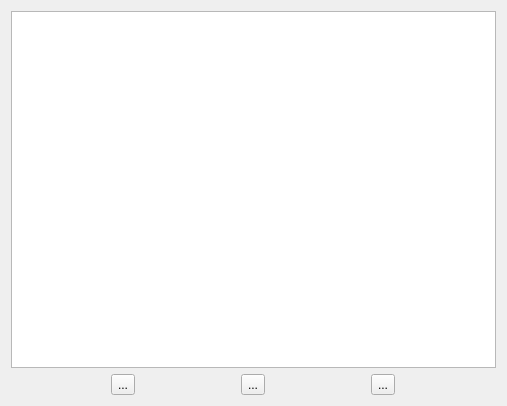
<?xml version="1.0" encoding="UTF-8"?>
<ui version="4.0">
 <class>Form</class>
 <widget class="QWidget" name="Form">
  <property name="geometry">
   <rect>
    <x>0</x>
    <y>0</y>
    <width>507</width>
    <height>406</height>
   </rect>
  </property>
  <property name="windowTitle">
   <string>Study Film</string>
  </property>
  <layout class="QVBoxLayout" name="verticalLayout">
   <property name="spacing">
    <number>6</number>
   </property>
   <item>
    <layout class="QHBoxLayout" name="horizontalLayout">
     <item>
      <widget class="QListWidget" name="listWidget">
       <property name="isWrapping" stdset="0">
        <bool>false</bool>
       </property>
       <property name="resizeMode">
        <enum>QListView::Fixed</enum>
       </property>
       <property name="layoutMode">
        <enum>QListView::SinglePass</enum>
       </property>
       <property name="viewMode">
        <enum>QListView::ListMode</enum>
       </property>
      </widget>
     </item>
    </layout>
   </item>
   <item>
    <layout class="QHBoxLayout" name="horizontalLayout_2">
     <item>
      <widget class="QToolButton" name="toolButton">
       <property name="text">
        <string>...</string>
       </property>
       <property name="icon">
        <iconset>
         <normaloff>assets/play.png</normaloff>assets/play.png</iconset>
       </property>
       <property name="iconSize">
        <size>
         <width>32</width>
         <height>32</height>
        </size>
       </property>
      </widget>
     </item>
     <item>
      <widget class="QToolButton" name="toolButton_3">
       <property name="text">
        <string>...</string>
       </property>
       <property name="icon">
        <iconset>
         <normaloff>assets/next.png</normaloff>assets/next.png</iconset>
       </property>
       <property name="iconSize">
        <size>
         <width>32</width>
         <height>32</height>
        </size>
       </property>
      </widget>
     </item>
     <item>
      <widget class="QToolButton" name="toolButton_4">
       <property name="text">
        <string>...</string>
       </property>
       <property name="icon">
        <iconset>
         <normaloff>assets/previous.png</normaloff>assets/previous.png</iconset>
       </property>
       <property name="iconSize">
        <size>
         <width>32</width>
         <height>32</height>
        </size>
       </property>
      </widget>
     </item>
    </layout>
   </item>
  </layout>
 </widget>
 <resources/>
 <connections/>
</ui>
